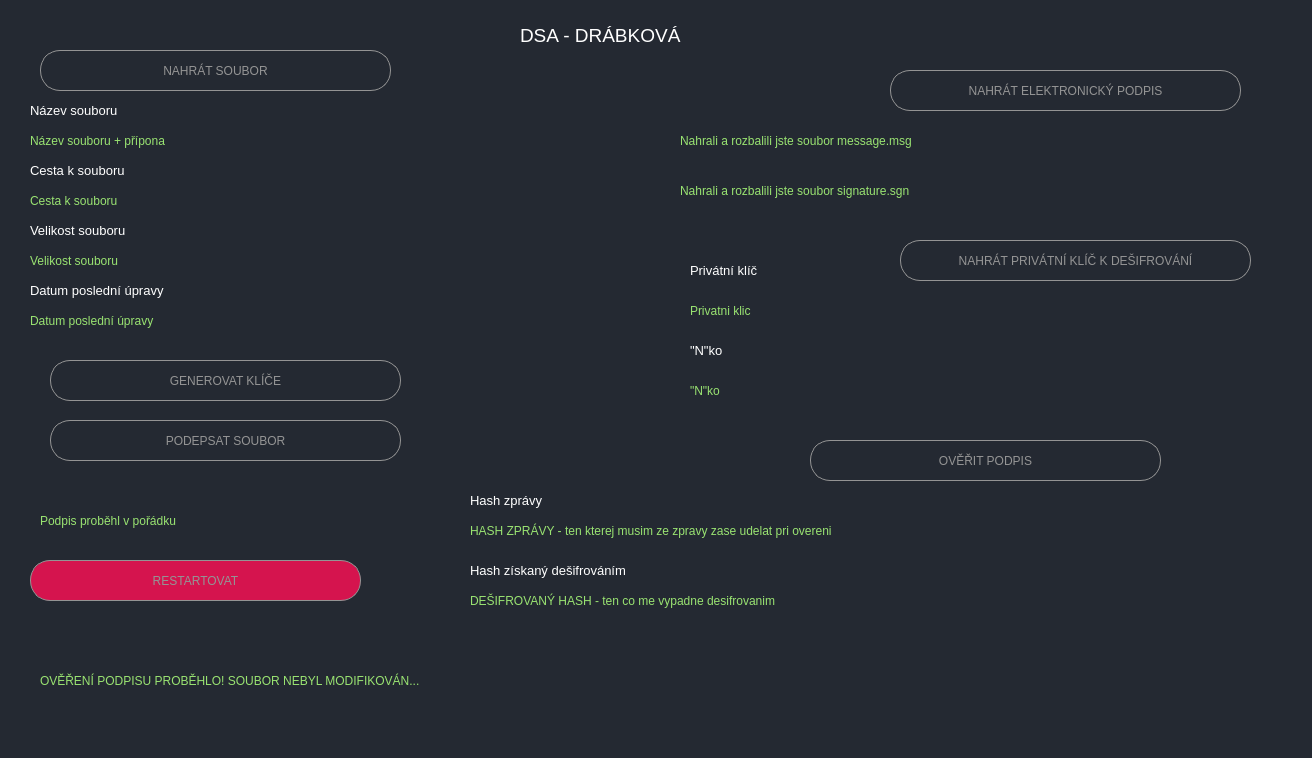
<?xml version="1.0" encoding="UTF-8"?>
<ui version="4.0">
 <class>Form</class>
 <widget class="QWidget" name="Form">
  <property name="geometry">
   <rect>
    <x>0</x>
    <y>0</y>
    <width>1312</width>
    <height>758</height>
   </rect>
  </property>
  <property name="windowTitle">
   <string>Form</string>
  </property>
  <property name="styleSheet">
   <string notr="true">background-color:rgb(36, 41, 50)</string>
  </property>
  <widget class="QPushButton" name="button_nahrat">
   <property name="geometry">
    <rect>
     <x>40</x>
     <y>50</y>
     <width>351</width>
     <height>41</height>
    </rect>
   </property>
   <property name="styleSheet">
    <string notr="true">QPushButton{
	font: 75 10pt &quot;MS Shell Dlg 2&quot;;
	color:rgb(148, 148, 148);
	border-radius: 20px;
	border: 1px solid rgb(148, 148, 148);
}
QPushButton:hover{
	color:rgb(255, 255, 255);

}</string>
   </property>
   <property name="text">
    <string>NAHRÁT SOUBOR</string>
   </property>
  </widget>
  <widget class="QLabel" name="label_nazev">
   <property name="geometry">
    <rect>
     <x>30</x>
     <y>130</y>
     <width>631</width>
     <height>21</height>
    </rect>
   </property>
   <property name="styleSheet">
    <string notr="true">QLabel {
color: rgb(153, 227, 113);
}</string>
   </property>
   <property name="text">
    <string>Název souboru + přípona</string>
   </property>
  </widget>
  <widget class="QLabel" name="label_cesta">
   <property name="geometry">
    <rect>
     <x>30</x>
     <y>190</y>
     <width>631</width>
     <height>21</height>
    </rect>
   </property>
   <property name="styleSheet">
    <string notr="true">QLabel {
color: rgb(153, 227, 113);
}</string>
   </property>
   <property name="text">
    <string>Cesta k souboru</string>
   </property>
  </widget>
  <widget class="QLabel" name="label_velikost">
   <property name="geometry">
    <rect>
     <x>30</x>
     <y>250</y>
     <width>631</width>
     <height>21</height>
    </rect>
   </property>
   <property name="styleSheet">
    <string notr="true">QLabel {
color: rgb(153, 227, 113);
}</string>
   </property>
   <property name="text">
    <string>Velikost souboru</string>
   </property>
  </widget>
  <widget class="QLabel" name="label_datum_uprav">
   <property name="geometry">
    <rect>
     <x>30</x>
     <y>310</y>
     <width>631</width>
     <height>21</height>
    </rect>
   </property>
   <property name="styleSheet">
    <string notr="true">QLabel {
color: rgb(153, 227, 113);
}</string>
   </property>
   <property name="text">
    <string>Datum poslední úpravy</string>
   </property>
  </widget>
  <widget class="QPushButton" name="button_podepsat">
   <property name="geometry">
    <rect>
     <x>50</x>
     <y>420</y>
     <width>351</width>
     <height>41</height>
    </rect>
   </property>
   <property name="styleSheet">
    <string notr="true">QPushButton{
	font: 75 10pt &quot;MS Shell Dlg 2&quot;;
	color:rgb(148, 148, 148);
	border-radius: 20px;
	border: 1px solid rgb(148, 148, 148);
}
QPushButton:hover{
	color:rgb(255, 255, 255);

}</string>
   </property>
   <property name="text">
    <string>PODEPSAT SOUBOR</string>
   </property>
  </widget>
  <widget class="QLabel" name="label_podepsano">
   <property name="geometry">
    <rect>
     <x>40</x>
     <y>510</y>
     <width>391</width>
     <height>21</height>
    </rect>
   </property>
   <property name="styleSheet">
    <string notr="true">QLabel {
color: rgb(153, 227, 113);
}</string>
   </property>
   <property name="text">
    <string>Podpis proběhl v pořádku</string>
   </property>
  </widget>
  <widget class="QPushButton" name="button_overit_podpis">
   <property name="geometry">
    <rect>
     <x>810</x>
     <y>440</y>
     <width>351</width>
     <height>41</height>
    </rect>
   </property>
   <property name="styleSheet">
    <string notr="true">QPushButton{
	font: 75 10pt &quot;MS Shell Dlg 2&quot;;
	color:rgb(148, 148, 148);
	border-radius: 20px;
	border: 1px solid rgb(148, 148, 148);
}
QPushButton:hover{
	color:rgb(255, 255, 255);

}</string>
   </property>
   <property name="text">
    <string>OVĚŘIT PODPIS</string>
   </property>
  </widget>
  <widget class="QLabel" name="label_hash_zpravy">
   <property name="geometry">
    <rect>
     <x>470</x>
     <y>520</y>
     <width>711</width>
     <height>21</height>
    </rect>
   </property>
   <property name="styleSheet">
    <string notr="true">QLabel {
color: rgb(153, 227, 113);
}</string>
   </property>
   <property name="text">
    <string>HASH ZPRÁVY - ten kterej musim ze zpravy zase udelat pri overeni</string>
   </property>
  </widget>
  <widget class="QLabel" name="label_hash_desifrovan">
   <property name="geometry">
    <rect>
     <x>470</x>
     <y>590</y>
     <width>711</width>
     <height>21</height>
    </rect>
   </property>
   <property name="styleSheet">
    <string notr="true">QLabel {
color: rgb(153, 227, 113);
}</string>
   </property>
   <property name="text">
    <string>DEŠIFROVANÝ HASH - ten co me vypadne desifrovanim</string>
   </property>
  </widget>
  <widget class="QPushButton" name="button_restart">
   <property name="geometry">
    <rect>
     <x>30</x>
     <y>560</y>
     <width>331</width>
     <height>41</height>
    </rect>
   </property>
   <property name="styleSheet">
    <string notr="true">QPushButton{
	font: 75 10pt &quot;MS Shell Dlg 2&quot;;
	color:rgb(148, 148, 148);
	border-radius: 20px;
	
	background-color: rgb(213, 20, 78);
	border: 1px solid rgb(148, 148, 148);
}
QPushButton:hover{
	color:red;

}</string>
   </property>
   <property name="text">
    <string>RESTARTOVAT</string>
   </property>
  </widget>
  <widget class="QLabel" name="true_false_finish_label">
   <property name="geometry">
    <rect>
     <x>40</x>
     <y>650</y>
     <width>1161</width>
     <height>61</height>
    </rect>
   </property>
   <property name="styleSheet">
    <string notr="true">QLabel {
color: rgb(153, 227, 113);
}</string>
   </property>
   <property name="text">
    <string>OVĚŘENÍ PODPISU PROBĚHLO! SOUBOR NEBYL MODIFIKOVÁN... </string>
   </property>
  </widget>
  <widget class="QLabel" name="nadpis">
   <property name="geometry">
    <rect>
     <x>520</x>
     <y>20</y>
     <width>201</width>
     <height>31</height>
    </rect>
   </property>
   <property name="font">
    <font>
     <pointsize>14</pointsize>
     <weight>50</weight>
     <bold>false</bold>
    </font>
   </property>
   <property name="styleSheet">
    <string notr="true">QLabel{
color: rgb(255, 255, 255);
}</string>
   </property>
   <property name="text">
    <string>DSA - DRÁBKOVÁ</string>
   </property>
  </widget>
  <widget class="QLabel" name="label1">
   <property name="geometry">
    <rect>
     <x>30</x>
     <y>100</y>
     <width>151</width>
     <height>21</height>
    </rect>
   </property>
   <property name="font">
    <font>
     <pointsize>10</pointsize>
     <weight>50</weight>
     <bold>false</bold>
    </font>
   </property>
   <property name="styleSheet">
    <string notr="true">QLabel{
color: rgb(255, 255, 255);
}</string>
   </property>
   <property name="text">
    <string>Název souboru</string>
   </property>
  </widget>
  <widget class="QLabel" name="label2">
   <property name="geometry">
    <rect>
     <x>30</x>
     <y>160</y>
     <width>131</width>
     <height>21</height>
    </rect>
   </property>
   <property name="font">
    <font>
     <pointsize>10</pointsize>
     <weight>50</weight>
     <bold>false</bold>
    </font>
   </property>
   <property name="styleSheet">
    <string notr="true">QLabel{
color: rgb(255, 255, 255);
}</string>
   </property>
   <property name="text">
    <string>Cesta k souboru</string>
   </property>
  </widget>
  <widget class="QLabel" name="label3">
   <property name="geometry">
    <rect>
     <x>30</x>
     <y>220</y>
     <width>161</width>
     <height>21</height>
    </rect>
   </property>
   <property name="font">
    <font>
     <pointsize>10</pointsize>
     <weight>50</weight>
     <bold>false</bold>
    </font>
   </property>
   <property name="styleSheet">
    <string notr="true">QLabel{
color: rgb(255, 255, 255);
}</string>
   </property>
   <property name="text">
    <string>Velikost souboru</string>
   </property>
  </widget>
  <widget class="QLabel" name="label4">
   <property name="geometry">
    <rect>
     <x>30</x>
     <y>280</y>
     <width>201</width>
     <height>21</height>
    </rect>
   </property>
   <property name="font">
    <font>
     <pointsize>10</pointsize>
     <weight>50</weight>
     <bold>false</bold>
    </font>
   </property>
   <property name="styleSheet">
    <string notr="true">QLabel{
color: rgb(255, 255, 255);
}</string>
   </property>
   <property name="text">
    <string>Datum poslední úpravy</string>
   </property>
  </widget>
  <widget class="QLabel" name="label7">
   <property name="geometry">
    <rect>
     <x>470</x>
     <y>490</y>
     <width>111</width>
     <height>21</height>
    </rect>
   </property>
   <property name="font">
    <font>
     <pointsize>10</pointsize>
     <weight>50</weight>
     <bold>false</bold>
    </font>
   </property>
   <property name="styleSheet">
    <string notr="true">QLabel{
color: rgb(255, 255, 255);
}</string>
   </property>
   <property name="text">
    <string>Hash zprávy</string>
   </property>
  </widget>
  <widget class="QLabel" name="label8">
   <property name="geometry">
    <rect>
     <x>470</x>
     <y>560</y>
     <width>181</width>
     <height>21</height>
    </rect>
   </property>
   <property name="font">
    <font>
     <pointsize>10</pointsize>
     <weight>50</weight>
     <bold>false</bold>
    </font>
   </property>
   <property name="styleSheet">
    <string notr="true">QLabel{
color: rgb(255, 255, 255);
}</string>
   </property>
   <property name="text">
    <string>Hash získaný dešifrováním</string>
   </property>
  </widget>
  <widget class="QLabel" name="Label5">
   <property name="geometry">
    <rect>
     <x>690</x>
     <y>260</y>
     <width>111</width>
     <height>21</height>
    </rect>
   </property>
   <property name="font">
    <font>
     <pointsize>10</pointsize>
     <weight>50</weight>
     <bold>false</bold>
    </font>
   </property>
   <property name="styleSheet">
    <string notr="true">QLabel{
color: rgb(255, 255, 255);
}</string>
   </property>
   <property name="text">
    <string>Privátní klíč</string>
   </property>
  </widget>
  <widget class="QPushButton" name="button_generovat">
   <property name="geometry">
    <rect>
     <x>50</x>
     <y>360</y>
     <width>351</width>
     <height>41</height>
    </rect>
   </property>
   <property name="styleSheet">
    <string notr="true">QPushButton{
	font: 75 10pt &quot;MS Shell Dlg 2&quot;;
	color:rgb(148, 148, 148);
	border-radius: 20px;
	border: 1px solid rgb(148, 148, 148);
}
QPushButton:hover{
	color:rgb(255, 255, 255);

}</string>
   </property>
   <property name="text">
    <string>GENEROVAT KLÍČE</string>
   </property>
  </widget>
  <widget class="QPushButton" name="button_nahrat_elpodpis">
   <property name="geometry">
    <rect>
     <x>890</x>
     <y>70</y>
     <width>351</width>
     <height>41</height>
    </rect>
   </property>
   <property name="styleSheet">
    <string notr="true">QPushButton{
	font: 75 10pt &quot;MS Shell Dlg 2&quot;;
	color:rgb(148, 148, 148);
	border-radius: 20px;
	border: 1px solid rgb(148, 148, 148);
}
QPushButton:hover{
	color:rgb(255, 255, 255);

}</string>
   </property>
   <property name="text">
    <string>NAHRÁT ELEKTRONICKÝ PODPIS</string>
   </property>
  </widget>
  <widget class="QPushButton" name="button_nahrat_klice">
   <property name="geometry">
    <rect>
     <x>900</x>
     <y>240</y>
     <width>351</width>
     <height>41</height>
    </rect>
   </property>
   <property name="styleSheet">
    <string notr="true">QPushButton{
	font: 75 10pt &quot;MS Shell Dlg 2&quot;;
	color:rgb(148, 148, 148);
	border-radius: 20px;
	border: 1px solid rgb(148, 148, 148);
}
QPushButton:hover{
	color:rgb(255, 255, 255);

}</string>
   </property>
   <property name="text">
    <string>NAHRÁT PRIVÁTNÍ KLÍČ K DEŠIFROVÁNÍ</string>
   </property>
  </widget>
  <widget class="QLabel" name="label_privatni_klic">
   <property name="geometry">
    <rect>
     <x>690</x>
     <y>300</y>
     <width>551</width>
     <height>21</height>
    </rect>
   </property>
   <property name="styleSheet">
    <string notr="true">QLabel {
color: rgb(153, 227, 113);
}</string>
   </property>
   <property name="text">
    <string>Privatni klic</string>
   </property>
  </widget>
  <widget class="QLabel" name="label_privatni_klic_2">
   <property name="geometry">
    <rect>
     <x>690</x>
     <y>380</y>
     <width>551</width>
     <height>21</height>
    </rect>
   </property>
   <property name="styleSheet">
    <string notr="true">QLabel {
color: rgb(153, 227, 113);
}</string>
   </property>
   <property name="text">
    <string>&quot;N&quot;ko</string>
   </property>
  </widget>
  <widget class="QLabel" name="Label5_2">
   <property name="geometry">
    <rect>
     <x>690</x>
     <y>340</y>
     <width>111</width>
     <height>21</height>
    </rect>
   </property>
   <property name="font">
    <font>
     <pointsize>10</pointsize>
     <weight>50</weight>
     <bold>false</bold>
    </font>
   </property>
   <property name="styleSheet">
    <string notr="true">QLabel{
color: rgb(255, 255, 255);
}</string>
   </property>
   <property name="text">
    <string>&quot;N&quot;ko</string>
   </property>
  </widget>
  <widget class="QLabel" name="label_signaturesgn">
   <property name="geometry">
    <rect>
     <x>680</x>
     <y>180</y>
     <width>551</width>
     <height>21</height>
    </rect>
   </property>
   <property name="styleSheet">
    <string notr="true">QLabel {
color: rgb(153, 227, 113);
}</string>
   </property>
   <property name="text">
    <string>Nahrali a rozbalili jste soubor signature.sgn</string>
   </property>
  </widget>
  <widget class="QLabel" name="label_messagemsg">
   <property name="geometry">
    <rect>
     <x>680</x>
     <y>130</y>
     <width>551</width>
     <height>21</height>
    </rect>
   </property>
   <property name="styleSheet">
    <string notr="true">QLabel {
color: rgb(153, 227, 113);
}</string>
   </property>
   <property name="text">
    <string>Nahrali a rozbalili jste soubor message.msg</string>
   </property>
  </widget>
  <zorder>label_datum_uprav</zorder>
  <zorder>label_velikost</zorder>
  <zorder>button_nahrat</zorder>
  <zorder>label_nazev</zorder>
  <zorder>label_cesta</zorder>
  <zorder>button_podepsat</zorder>
  <zorder>label_podepsano</zorder>
  <zorder>button_overit_podpis</zorder>
  <zorder>label_hash_zpravy</zorder>
  <zorder>label_hash_desifrovan</zorder>
  <zorder>button_restart</zorder>
  <zorder>true_false_finish_label</zorder>
  <zorder>nadpis</zorder>
  <zorder>label1</zorder>
  <zorder>label2</zorder>
  <zorder>label3</zorder>
  <zorder>label4</zorder>
  <zorder>label7</zorder>
  <zorder>label8</zorder>
  <zorder>Label5</zorder>
  <zorder>button_generovat</zorder>
  <zorder>button_nahrat_elpodpis</zorder>
  <zorder>button_nahrat_klice</zorder>
  <zorder>label_privatni_klic</zorder>
  <zorder>label_privatni_klic_2</zorder>
  <zorder>Label5_2</zorder>
  <zorder>label_signaturesgn</zorder>
  <zorder>label_messagemsg</zorder>
 </widget>
 <resources/>
 <connections/>
</ui>
